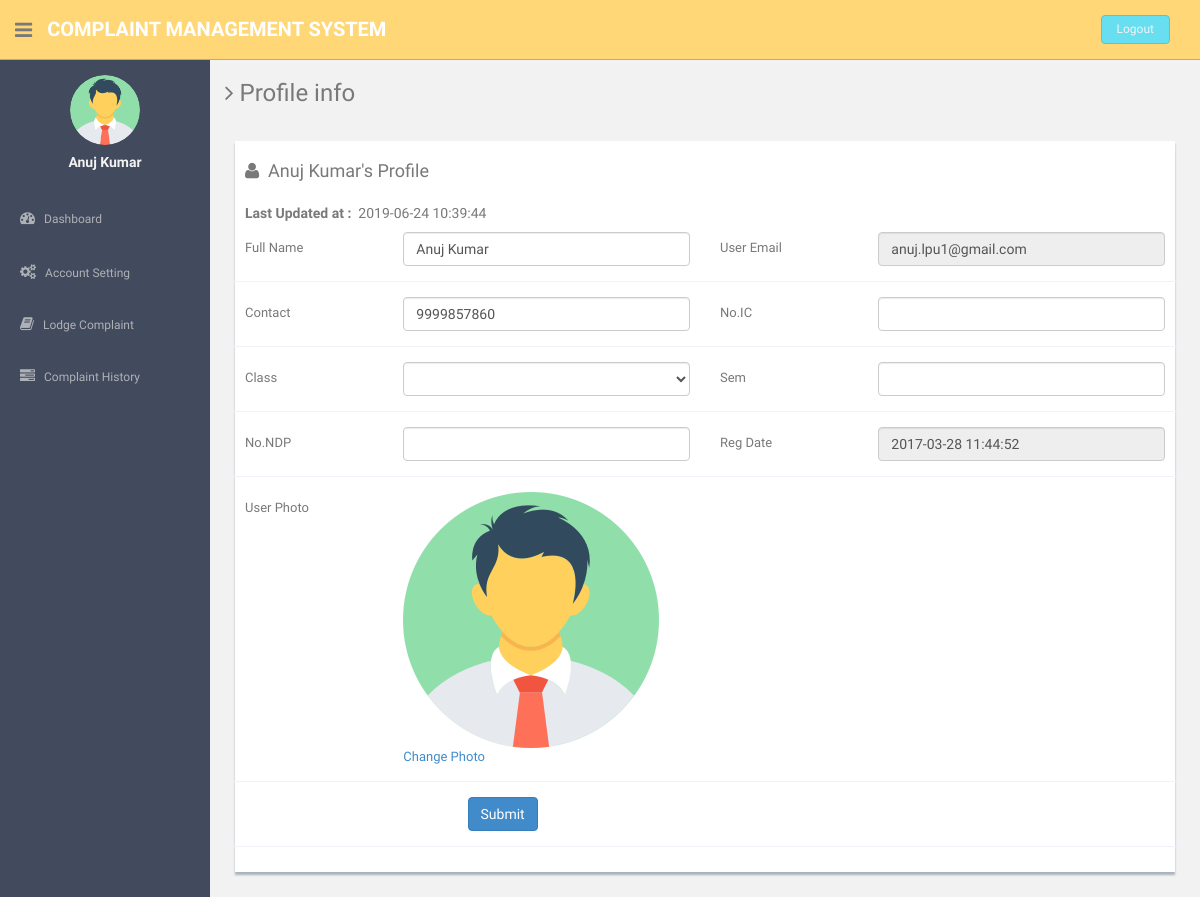
Page /users/profile.php (signed in) on the committed database.
### tables this page shows
CREATE TABLE `users` (
  `id` int(11) NOT NULL,
  `fullName` varchar(255) DEFAULT NULL,
  `userEmail` varchar(255) DEFAULT NULL,
  `password` varchar(255) DEFAULT NULL,
  `contactNo` bigint(11) DEFAULT NULL,
  `address` tinytext DEFAULT NULL,
  `State` varchar(255) DEFAULT NULL,
  `country` varchar(255) DEFAULT NULL,
  `pincode` int(10) DEFAULT NULL,
  `userImage` varchar(255) DEFAULT NULL,
  `regDate` timestamp NOT NULL DEFAULT current_timestamp(),
  `updationDate` timestamp NULL DEFAULT NULL,
  `status` int(1) DEFAULT NULL
);

### users/profile.php (the view, shortened to what this page needs)
<?php
include('includes/config.php');
if(strlen($_SESSION['login'])==0)
  {
header('location:index.php');
}
else{
?>
<!DOCTYPE html>
<html lang="en">
  <head>
    <link href="assets/css/bootstrap.css" rel="stylesheet">
    <link href="assets/font-awesome/css/font-awesome.css" rel="stylesheet" />
    <link rel="stylesheet" type="text/css" href="assets/js/bootstrap-datepicker/css/datepicker.css" />
    <link rel="stylesheet" type="text/css" href="assets/js/bootstrap-daterangepicker/daterangepicker.css" />
    <link href="assets/css/style.css" rel="stylesheet">
    <link href="assets/css/style-responsive.css" rel="stylesheet">
  </head>
  <body>
  <section id="container" >
     <?php include("includes/header.php");?>
      <?php include("includes/sidebar.php");?>
      <section id="main-content">
          <section class="wrapper">
          	<h3><i class="fa fa-angle-right"></i> Profile info</h3>
          	<div class="row mt">
          		<div class="col-lg-12">
                  <div class="form-panel">
 <?php $query=mysqli_query($con,"select * from users where userEmail='".$_SESSION['login']."'");
 while($row=mysqli_fetch_array($query))
 {
 ?>
  <h4 class="mb"><i class="fa fa-user"></i>&nbsp;&nbsp;<?php echo htmlentities($row['fullName']);?>'s Profile</h4>
    <h5><b>Last Updated at :</b>&nbsp;&nbsp;<?php echo htmlentities($row['updationDate']);?></h5>
                      <form class="form-horizontal style-form" method="post" name="profile" >
<div class="form-group">
<label class="col-sm-2 col-sm-2 control-label">Full Name</label>
<div class="col-sm-4">
<input type="text" name="fullname" required="required" value="<?php echo htmlentities($row['fullName']);?>" class="form-control" >
 </div>
<label class="col-sm-2 col-sm-2 control-label">User Email </label>
 <div class="col-sm-4">
<input type="email" name="useremail" required="required" value="<?php echo htmlentities($row['userEmail']);?>" class="form-control" readonly>
</div>
 </div>
<div class="form-group">
<label class="col-sm-2 col-sm-2 control-label">Contact</label>
 <div class="col-sm-4">
<input type="text" name="contactno" required="required" value="<?php echo htmlentities($row['contactNo']);?>" class="form-control">
</div>
<label class="col-sm-2 col-sm-2 control-label">No.IC</label>
<div class="col-sm-4">
<input type="text" name="ic" required="required" value="<?php echo htmlentities($row['ic']);?>" class="form-control">
</div>
</div>
<div class="form-group">
<label class="col-sm-2 col-sm-2 control-label">Class</label>
<div class="col-sm-4">
<select name="class" required="required" class="form-control">
<option value="<?php echo htmlentities($row['class']);?>"><?php echo htmlentities($st=$row['class']);?></option>
</select>
</div>
<label class="col-sm-2 col-sm-2 control-label">Sem </label>
<div class="col-sm-4">
<input type="text" name="sem" required="required" value="<?php echo htmlentities($row['sem']);?>" class="form-control">
</div>
</div>
<div class="form-group">
<label class="col-sm-2 col-sm-2 control-label">No.NDP</label>
<div class="col-sm-4">
<input type="text" name="ndp" maxlength="6" required="required" value="<?php echo htmlentities($row['ndp']);?>" class="form-control">
</div>
<label class="col-sm-2 col-sm-2 control-label">Reg Date </label>
<div class="col-sm-4">
<input type="text" name="regdate" required="required" value="<?php echo htmlentities($row['regDate']);?>" class="form-control" readonly>
 </div>
</div>
<div class="form-group">
<label class="col-sm-2 col-sm-2 control-label">User Photo</label>
<div class="col-sm-4">
<?php $userphoto=$row['userImage'];
if($userphoto==""):
?>
<img src="userimages/noimage.png" width="256" height="256" >
<a href="update-image.php">Change Photo</a>
<?php else:?>
	<img src="userimages/<?php echo htmlentities($userphoto);?>" width="256" height="256">
	<a href="update-image.php">Change Photo</a>
<?php endif;?>
</div>
</div>
<?php } ?>
                          <div class="form-group">
                           <div class="col-sm-10" style="padding-left:25% ">
<button type="submit" name="submit" class="btn btn-primary">Submit</button>
</div>
</div>
                          </form>
                          </div>
                          </div>
                          </div>
		</section>
      </section>
  </section>
  </body>
</html>
<?php } ?>

### users/includes/sidebar.php (shortened to what this page needs)
<aside>
          <div id="sidebar"  class="nav-collapse ">
              <ul class="sidebar-menu" id="nav-accordion">
                              <?php $query=mysqli_query($con,"select fullName,userImage from users where userEmail='".$_SESSION['login']."'");
 while($row=mysqli_fetch_array($query))
 {
 ?>
                  <p class="centered"><a href="profile.php">
<?php $userphoto=$row['userImage'];
if($userphoto==""):
?>
<img src="userimages/noimage.png"  class="img-circle" width="70" height="70" >
<?php else:?>
  <img src="userimages/<?php echo htmlentities($userphoto);?>" class="img-circle" width="70" height="70">
<?php endif;?>
</a>
</p>
                  <h5 class="centered"><?php echo htmlentities($row['fullName']);?></h5>
                  <?php } ?>
                  <li class="mt">
                      <a href="dashboard.php">
                          <i class="fa fa-dashboard"></i>
                          <span>Dashboard</span>
                      </a>
                  </li>
                  <li class="sub-menu">
                      <a href="javascript:;" >
                          <i class="fa fa-cogs"></i>
                          <span>Account Setting</span>
                      </a>
                  </li>
                  <li class="sub-menu">
                      <a href="register-complaint.php" >
                          <i class="fa fa-book"></i>
                          <span>Lodge Complaint</span>
                      </a>
                    </li>
                  <li class="sub-menu">
                      <a href="complaint-history.php" >
                          <i class="fa fa-tasks"></i>
                          <span>Complaint History</span>
                      </a>
                  </li>
              </ul>
          </div>
      </aside>

### users/assets/css/style.css (style rules this page uses)
body { color: #797979; background: #f2f2f2; font-family: 'Ruda', sans-serif; padding: 0px !important; margin: 0px !important; font-size:13px; }
ul li { list-style: none; }
a, a:hover, a:focus { text-decoration: none; outline: none; }
#container { width: 100%; height: 100%; }
.centered { text-align: center; }
.mt { margin-top: 25px; }
.mb { margin-bottom: 25px; }
#sidebar { width: 210px; height: 100%; position: fixed; background: #424a5d; }
#sidebar h5 { color: #f2f2f2; font-weight: 700; }
#sidebar ul li { position: relative; }
ul.sidebar-menu , ul.sidebar-menu li ul.sub { margin: -2px 0 0; padding: 0; }
ul.sidebar-menu { margin-top: 75px; }
ul.sidebar-menu li { margin-bottom: 5px; margin-left:10px; margin-right:10px; }
ul.sidebar-menu li.sub-menu { line-height: 15px; }
ul.sidebar-menu li a span { display: inline-block; }
ul.sidebar-menu li a { color: #aeb2b7; text-decoration: none; display: block; padding: 15px 0 15px 10px; font-size: 12px; outline: none; -webkit-transition: all 0.3s ease; -moz-transition: all 0.3s ease; -o-transition: all 0.3s ease; -ms-transition: all 0.3s ease; transition: all 0.3s ease; }
ul.sidebar-menu li a i { font-size: 15px; padding-right: 6px; }
#main-content { margin-left: 210px; }
.wrapper { display: inline-block; margin-top: 60px; padding-left: 15px; padding-right: 15px; padding-bottom: 15px; padding-top: 0px; width: 100%; }
.form-panel { background: #ffffff; margin: 10px; padding: 10px; box-shadow: 0px 3px 2px #aab2bd; text-align: left; }
label { font-weight: 400; }
.form-horizontal.style-form .form-group { border-bottom: 1px solid #eff2f7; padding-bottom: 15px; margin-bottom: 15px; }
@media (min-width: 768px) { .form-horizontal .control-label { text-align: left; } }

### rows in the picture
users: userImage (picture), fullName "Anuj Kumar", updationDate "2019-06-24 10:39:44", fullname "Anuj Kumar", useremail "anuj.lpu1@gmail.com", contactno "9999857860", regdate "2017-03-28 11:44:52"
